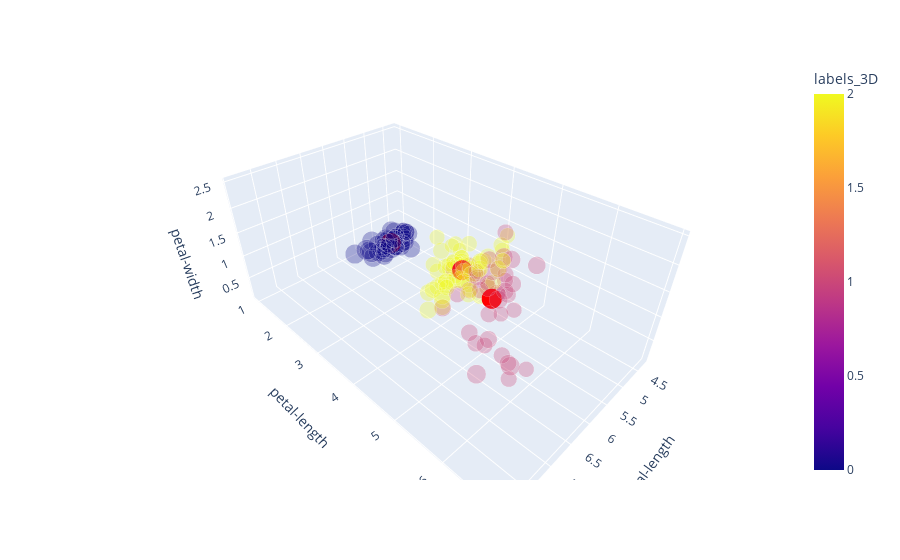

The cell this chart's notebook holds for it:
### Code cell
# Crear la visualización 3D con Plotly
fig = px.scatter_3d(iris_df, x="sepal-length", y="petal-length", z="petal-width",
                    color="labels_3D", size='sepal-width',opacity=1).update_traces(marker=dict(opacity=0.3))

# Agregar los centroides al gráfico
for centroid in centroids_3D:
    fig.add_trace(px.scatter_3d(x=[centroid[0]], y=[centroid[1]], z=[centroid[2]]).update_traces(marker=dict(size=7, color='red')).data[0])

fig.show()

### Figure 1 — Plotly figure (JSON) as saved in the notebook; plotly's stock layout.template omitted (floating-point values rounded to 4 significant figures; data arrays with more than 128 entries replaced by an {"elided": "..."} marker saying what was removed)
{"data": [{"hovertemplate": "sepal-length=%{x}<br>petal-length=%{y}<br>petal-width=%{z}<br>sepal-width=%{marker.size}<br>labels_3D=%{marker.color}<extra></extra>", "legendgroup": "", "marker": {"color": {"elided": "150 int values"}, "coloraxis": "coloraxis", "opacity": 0.3, "size": {"elided": "150 float values"}, "sizemode": "area", "sizeref": 0.011, "symbol": "circle"}, "mode": "markers", "name": "", "scene": "scene", "showlegend": false, "type": "scatter3d", "x": {"elided": "150 float values"}, "y": {"elided": "150 float values"}, "z": {"elided": "150 float values"}}, {"hovertemplate": "x=%{x}<br>y=%{y}<br>z=%{z}<extra></extra>", "legendgroup": "", "marker": {"color": "red", "size": 7, "symbol": "circle"}, "mode": "markers", "name": "", "scene": "scene", "showlegend": false, "type": "scatter3d", "x": [5.006], "y": [1.464], "z": [0.244]}, {"hovertemplate": "x=%{x}<br>y=%{y}<br>z=%{z}<extra></extra>", "legendgroup": "", "marker": {"color": "red", "size": 7, "symbol": "circle"}, "mode": "markers", "name": "", "scene": "scene", "showlegend": false, "type": "scatter3d", "x": [6.81], "y": [5.708], "z": [2.075]}, {"hovertemplate": "x=%{x}<br>y=%{y}<br>z=%{z}<extra></extra>", "legendgroup": "", "marker": {"color": "red", "size": 7, "symbol": "circle"}, "mode": "markers", "name": "", "scene": "scene", "showlegend": false, "type": "scatter3d", "x": [5.897], "y": [4.372], "z": [1.41]}], "layout": {"coloraxis": {"colorbar": {"title": {"text": "labels_3D"}}, "colorscale": [[0, "#0d0887"], [0.1111, "#46039f"], [0.2222, "#7201a8"], [0.3333, "#9c179e"], [0.4444, "#bd3786"], [0.5556, "#d8576b"], [0.6667, "#ed7953"], [0.7778, "#fb9f3a"], [0.8889, "#fdca26"], [1, "#f0f921"]]}, "legend": {"itemsizing": "constant", "tracegroupgap": 0}, "margin": {"t": 60}, "scene": {"domain": {"x": [0, 1], "y": [0, 1]}, "xaxis": {"title": {"text": "sepal-length"}}, "yaxis": {"title": {"text": "petal-length"}}, "zaxis": {"title": {"text": "petal-width"}}}}}
